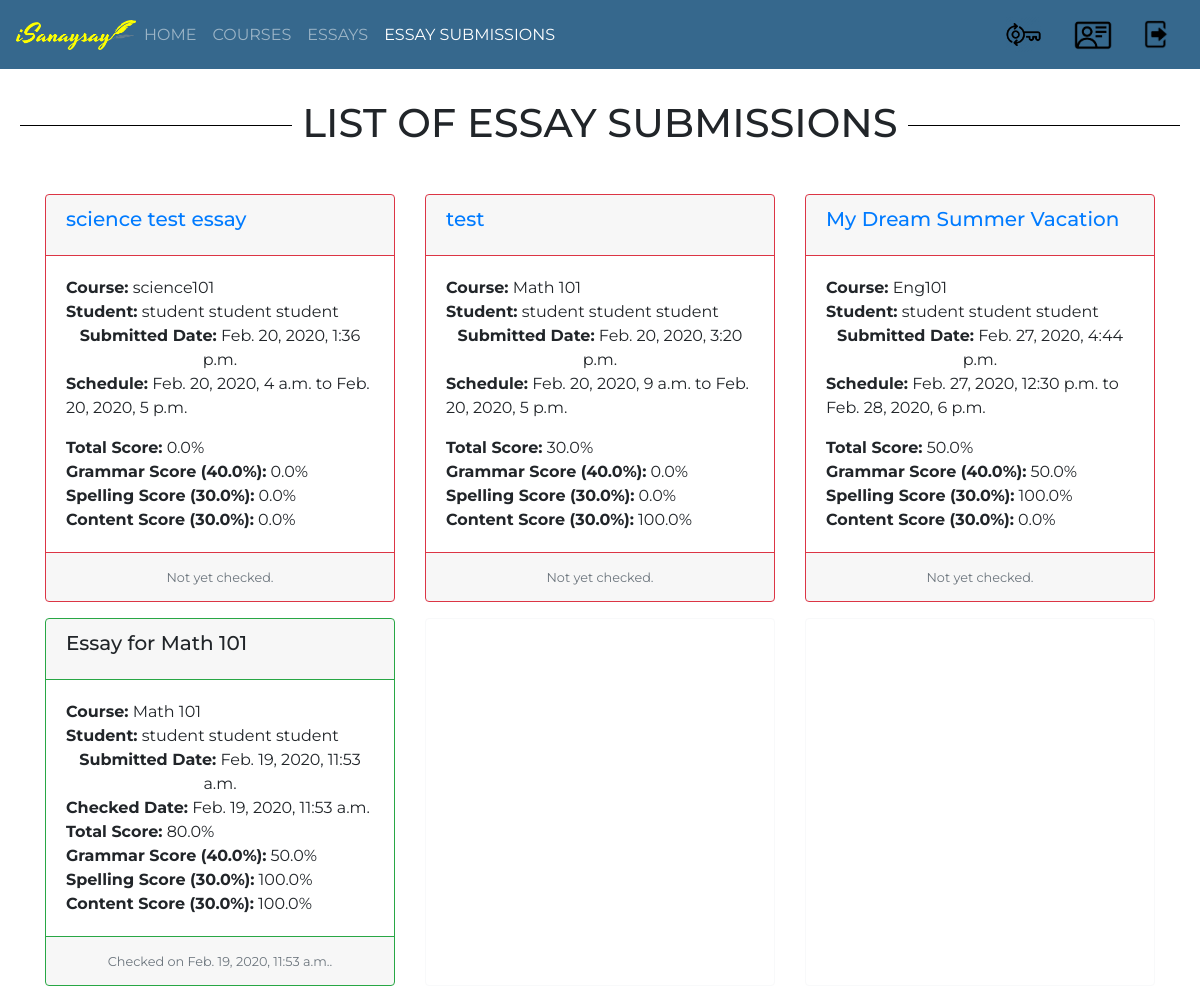
Page /isanaysay/view_essay_submissions_for_teacher (signed in) on the earlier database version.
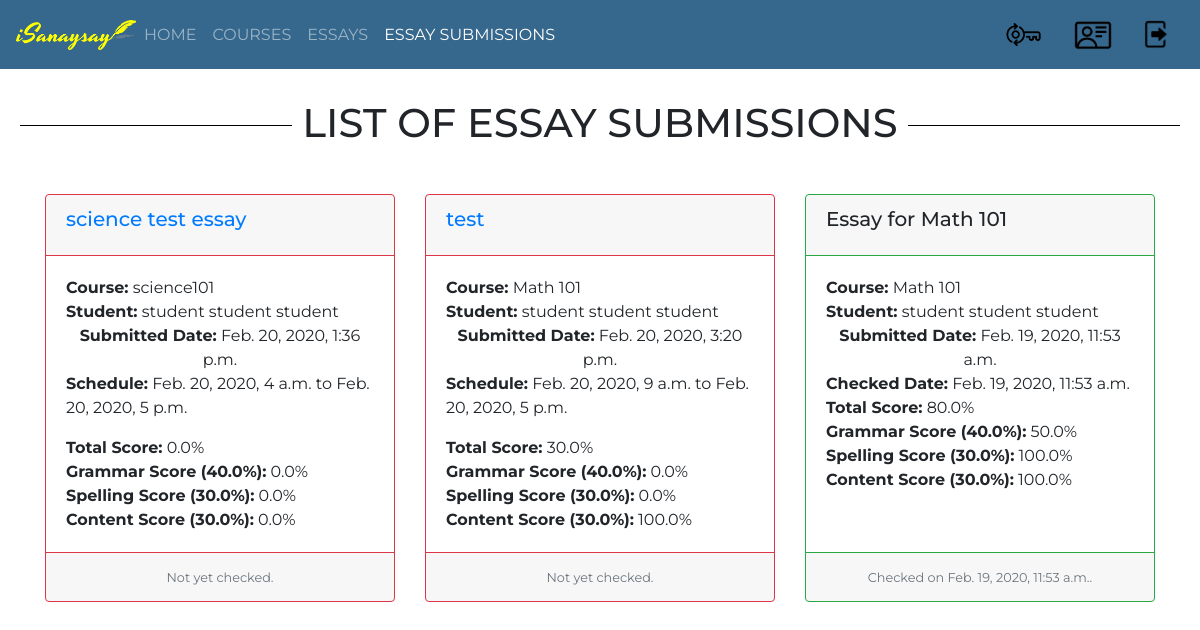
Same page on the later database version.
### users/models.py (models this page shows, shortened)
class EssaySubmission(models.Model):
    pass
    isChecked_Choices = (
        ('Y', 'Yes'),
        ('N', 'No'),
    )
    essay = models.ForeignKey(Essay, verbose_name="Essay", on_delete = models.CASCADE)
    student = models.ForeignKey(CustomUser, verbose_name="Student", on_delete = models.CASCADE)
    content = models.CharField(verbose_name="Essay Content", max_length=3000)
    isChecked = models.CharField(max_length=1,choices=isChecked_Choices, default='N', verbose_name="Checked or Not Checked")
    submitted_date = models.DateTimeField(verbose_name="Essay Submission Date", auto_now_add=True)
    checked_date = models.DateTimeField(verbose_name="Essay Checked Date", auto_now_add=True)
    grammar_score = models.FloatField(verbose_name="Grammar Score", default=0)
    spelling_score = models.FloatField(verbose_name="Spelling Score", default=0)
    content_score = models.FloatField(verbose_name="Content Score", default=0)
    def get_total_score(self):
        return (self.grammar_score  * self.essay.criteria_no_1 / 100) + (self.spelling_score * self.essay.criteria_no_2 / 100 ) + (self.content_score * self.essay.criteria_no_3 / 100 )

class Essay(models.Model):
    course = models.ForeignKey(Course, verbose_name="Course", on_delete = models.CASCADE)
    name = models.CharField(verbose_name="Essay Name", max_length=300)
    essay_description = models.CharField(verbose_name="Essay Description", max_length=1500)
    essay_code = models.CharField(verbose_name="Essay Code", max_length=100)
    maximum_length = models.IntegerField(verbose_name="Maximum Length")
    start_date_time = models.DateTimeField(verbose_name="Essay Start Date and Time")
    end_date_time = models.DateTimeField(verbose_name="Essay End Date and Time")
    criteria_no_1 = models.FloatField(verbose_name="Grammar",default=0)
    criteria_no_2 = models.FloatField(verbose_name="Spelling",default=0)
    criteria_no_3 = models.FloatField(verbose_name="Content",default=0)
    words = models.CharField(verbose_name="Words",max_length=10000,default="")
    def __str__(self):
        return "%s" % self.name

class Course(models.Model):
    pass
    semester_Choices = (
        ('A', 'First Semester'),
        ('B', 'Second Semester'),
        ('C', 'Summer'),
    )
    shoolYear_Choices = (
        ('1', '2019-2020'),
        ('2', '2020-2021'),
        ('3', '2021-2022'),
    )
    name = models.CharField(verbose_name="Course Name", max_length=128)
    course_code = models.CharField(verbose_name="Course Code", max_length=128)
    course_description = models.CharField(verbose_name="Course Description", max_length=500)
    course_detail = models.CharField(verbose_name="Course Detail", max_length=100)
    course_unit = models.IntegerField(verbose_name="Course Units", default=3)
    course_semester = models.CharField(max_length=1,choices=semester_Choices, default='A', verbose_name="Semester")
    course_school_year = models.CharField(max_length=1,choices=shoolYear_Choices, default='20', verbose_name="School Year")
    start_date = models.DateField(verbose_name="Course Start Date")
    end_date = models.DateField(verbose_name="Course End Date")
    students = models.ManyToManyField(CustomUser, related_name='students_enrolled')
    teacher = models.ForeignKey(CustomUser, verbose_name="Teacher", on_delete = models.CASCADE)
    def __str__(self):
        return "%s" % self.course_code

class CustomUser(AbstractUser):
    pass
    isStudent_Choices = (
        ('S', 'Student'),
        ('T', 'Teacher'),
    )
    first_name = models.CharField(verbose_name="First Name", max_length=100, default="")
    middle_name = models.CharField(verbose_name="Middle Name", max_length=100, default="")
    last_name = models.CharField(verbose_name="Last Name", max_length=100, default="")
    email_address = models.CharField(verbose_name="Email Address", max_length=100, default="some@email.com")
    id_number = models.CharField(verbose_name="ID Number", max_length=50, default="")
    isStudent = models.CharField(max_length=1,choices=isStudent_Choices, default='S', verbose_name="Student or Teacher")
    def __str__(self):
        return self.first_name + " " + self.middle_name + " " + self.last_name

### users/views.py (the view)
def view_essay_submissions_for_teacher(request):
    if request.user.is_authenticated:
        user_id = request.user.id
        template = "list_essay_submission_for_teacher.html"
        essay_submissions = EssaySubmission.objects.select_related('essay','student').order_by('isChecked')
        essays = Essay.objects.select_related('course')
        courses = Course.objects.select_related('teacher').filter(teacher__id=user_id)
        essays_owned_list = []
        for x in courses:
            for y in essays:
                if x.id == y.course.id:
                    essays_owned_list.append(y.id)
        print(essays_owned_list)
        for x in essay_submissions:
            if x.essay.id not in essays_owned_list:
                essay_submissions = essay_submissions.exclude(essay__id=x.essay.id)
        context = {
            'essay_submissions': essay_submissions,
        }
        return render(request, template, context)
    else:
        return HttpResponseRedirect(reverse_lazy('index'))

### templates/list_essay_submission_for_teacher.html (shortened to what the changed rows need)
{% extends 'base.html' %}
{% block content %}
	<div id="parent"><div id="child"><br/><br/><br/>
		<h1><span>LIST OF ESSAY SUBMISSIONS</span></h1> <br /><br/>
    <div style="width:100%">
    <div class="card-deck" style="display:inline-flex">
	<div class="card-deck">
				{% for essay_submission in essay_submissions %}
				{% ifequal essay_submission.isChecked 'N' %}
  <div class="card border-danger mb-3" style="max-width:350px;">
      <div class="card-header border-danger" ><div style="float:left;" >
      <a href="{% url 'view-essay-submission-for-checking' essay_submission.id %}"><h5 class="card-title">{{ essay_submission.essay }}</h5> </a></div></div>
    <div class="card-body">
      <p class="card-text" style="float:left;margin-bottom:0px;"><b>Course:</b> {{ essay_submission.essay.course }}</p><br/>
      <p class="card-text" style="float:left;margin-bottom:0px;"><b>Student:</b> {{ essay_submission.student }}</p>
      <p class="card-text" style="float:left;margin-bottom:0px;"><b>Submitted Date:</b> {{ essay_submission.submitted_date }}</p>
      <p class="card-text" style="float:left; text-align: left;"><b>Schedule:</b> {{ essay_submission.essay.start_date_time }} to {{ essay_submission.essay.end_date_time }}</p>
      <p class="card-text" style="float:left; margin-bottom:0px;clear:both;"><b>Total Score:</b> {{ essay_submission.get_total_score }}%</p><br/><br/><br/><br/>
      <p class="card-text" style="float:left; margin-bottom:0px;clear:both;"><b>Grammar Score ({{essay_submission.essay.criteria_no_1}}%):</b> {{ essay_submission.grammar_score }}%</p>
      <p class="card-text" style="float:left; margin-bottom:0px;text-align: left;"><b>Spelling Score ({{essay_submission.essay.criteria_no_2}}%):</b> {{ essay_submission.spelling_score }}%</p>
      <p class="card-text" style="float:left; margin-bottom:0px;text-align: left;"><b>Content Score ({{essay_submission.essay.criteria_no_3}}%):</b> {{ essay_submission.content_score }}%</p>
    </div>
    <div class="card-footer border-danger">
      <small class="text-muted">Not yet checked.</small>
    </div>
  </div>
  {% endifequal %}
	{% ifequal essay_submission.isChecked 'Y' %}
  <div class="card border-success mb-3" style="max-width:350px;">
      <div class="card-header border-success" ><div style="float:left;" ><h5 class="card-title">{{ essay_submission.essay }}</h5></div></div>
    <div class="card-body">
      <p class="card-text" style="float:left;margin-bottom:0px;"><b>Course:</b> {{ essay_submission.essay.course }}</p><br/>
      <p class="card-text" style="float:left;margin-bottom:0px;"><b>Student:</b> {{ essay_submission.student }}</p>
      <p class="card-text" style="float:left;margin-bottom:0px;"><b>Submitted Date:</b> {{ essay_submission.submitted_date }}</p>
      <p class="card-text" style="float:left;margin-bottom:0px;"><b>Checked Date:</b> {{ essay_submission.checked_date }}</p><br/><br/><br/><br/>
      <p class="card-text" style="float:left; margin-bottom:0px;clear:both;"><b>Total Score:</b> {{ essay_submission.get_total_score }}%</p><br/>
      <p class="card-text" style="float:left; margin-bottom:0px;"><b>Grammar Score ({{essay_submission.essay.criteria_no_1}}%):</b> {{ essay_submission.grammar_score }}%</p>
      <p class="card-text" style="float:left; margin-bottom:0px;text-align: left;"><b>Spelling Score ({{essay_submission.essay.criteria_no_2}}%):</b> {{ essay_submission.spelling_score }}%</p>
      <p class="card-text" style="float:left; margin-bottom:0px;text-align: left;"><b>Content Score ({{essay_submission.essay.criteria_no_3}}%):</b> {{ essay_submission.content_score }}%</p>
    </div>
    <div class="card-footer border-success">
      <small class="text-muted">Checked on {{ essay_submission.checked_date }}.</small>
    </div>
  </div>
  {% endifequal %}
        {% if forloop.counter|divisibleby:"3" %}
      </div> </div><div style="width:100%"><div class="card-deck" style="display:inline-flex">
        {% endif %}
        {% if forloop.last %}
        {% if forloop.counter|divisibleby:"3" %}
      </div> </div><div style="width:100%"><div class="card-deck" style="display:inline-flex">
        {% endif %}
        {% if forloop.last %}
        {% if forloop.counter|add:-1|divisibleby:"3" %}
  <div class="card border-light mb-3" style="min-width:350px;max-width:350px;"></div>
  <div class="card border-light mb-3" style="min-width:350px;max-width:350px;"></div>
        {% endif %}
        {% endif %}
        {% endif %}
  {% endfor %}
  </div> </div>
</div>
	</div></div>
{% endblock %}

Differences in the rows shown:
removed EssaySubmission: essay "My Dream Summer Vacation", essay.course "Eng101", student "student student student", submitted_date "Feb. 27, 2020, 4:44 p.m.", essay.start_date_time "Feb. 27, 2020, 12:30 p.m.", essay.end_date_time "Feb. 28, 2020, 6 p.m.", get_total_score "50.0", essay.criteria_no_1 "40.0", grammar_score "50.0", essay.criteria_no_2 "30.0", spelling_score "100.0", essay.criteria_no_3 "30.0", content_score "0.0"
